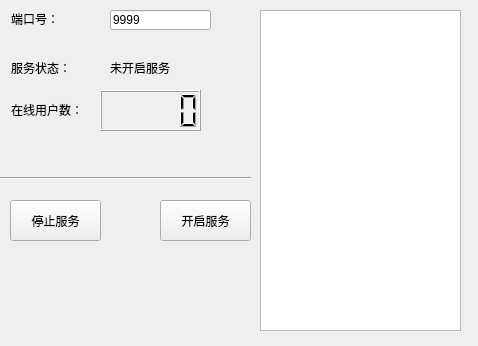
<?xml version="1.0" encoding="UTF-8"?>
<ui version="4.0">
 <class>MainWidget</class>
 <widget class="QWidget" name="MainWidget">
  <property name="geometry">
   <rect>
    <x>0</x>
    <y>0</y>
    <width>478</width>
    <height>346</height>
   </rect>
  </property>
  <property name="windowTitle">
   <string>MainWidget</string>
  </property>
  <widget class="QPushButton" name="startService">
   <property name="geometry">
    <rect>
     <x>160</x>
     <y>200</y>
     <width>91</width>
     <height>41</height>
    </rect>
   </property>
   <property name="text">
    <string>开启服务</string>
   </property>
  </widget>
  <widget class="QLineEdit" name="port">
   <property name="geometry">
    <rect>
     <x>110</x>
     <y>10</y>
     <width>101</width>
     <height>20</height>
    </rect>
   </property>
   <property name="text">
    <string>9999</string>
   </property>
  </widget>
  <widget class="QLabel" name="label">
   <property name="geometry">
    <rect>
     <x>11</x>
     <y>11</y>
     <width>48</width>
     <height>16</height>
    </rect>
   </property>
   <property name="text">
    <string>端口号：</string>
   </property>
  </widget>
  <widget class="QLabel" name="label_2">
   <property name="geometry">
    <rect>
     <x>11</x>
     <y>60</y>
     <width>60</width>
     <height>16</height>
    </rect>
   </property>
   <property name="text">
    <string>服务状态：</string>
   </property>
  </widget>
  <widget class="Line" name="line">
   <property name="geometry">
    <rect>
     <x>0</x>
     <y>170</y>
     <width>251</width>
     <height>16</height>
    </rect>
   </property>
   <property name="orientation">
    <enum>Qt::Horizontal</enum>
   </property>
  </widget>
  <widget class="QLCDNumber" name="onlineUserNum">
   <property name="geometry">
    <rect>
     <x>100</x>
     <y>90</y>
     <width>101</width>
     <height>41</height>
    </rect>
   </property>
  </widget>
  <widget class="QLabel" name="label_3">
   <property name="geometry">
    <rect>
     <x>11</x>
     <y>102</y>
     <width>81</width>
     <height>16</height>
    </rect>
   </property>
   <property name="text">
    <string>在线用户数：</string>
   </property>
  </widget>
  <widget class="QLabel" name="status">
   <property name="geometry">
    <rect>
     <x>110</x>
     <y>60</y>
     <width>91</width>
     <height>16</height>
    </rect>
   </property>
   <property name="text">
    <string>未开启服务</string>
   </property>
  </widget>
  <widget class="QPushButton" name="stopService">
   <property name="geometry">
    <rect>
     <x>10</x>
     <y>200</y>
     <width>91</width>
     <height>41</height>
    </rect>
   </property>
   <property name="text">
    <string>停止服务</string>
   </property>
  </widget>
  <widget class="QPlainTextEdit" name="logshow">
   <property name="geometry">
    <rect>
     <x>260</x>
     <y>10</y>
     <width>201</width>
     <height>321</height>
    </rect>
   </property>
   <property name="sizeAdjustPolicy">
    <enum>QAbstractScrollArea::AdjustToContents</enum>
   </property>
   <property name="readOnly">
    <bool>true</bool>
   </property>
   <property name="centerOnScroll">
    <bool>true</bool>
   </property>
  </widget>
 </widget>
 <layoutdefault spacing="6" margin="11"/>
 <resources/>
 <connections/>
</ui>
